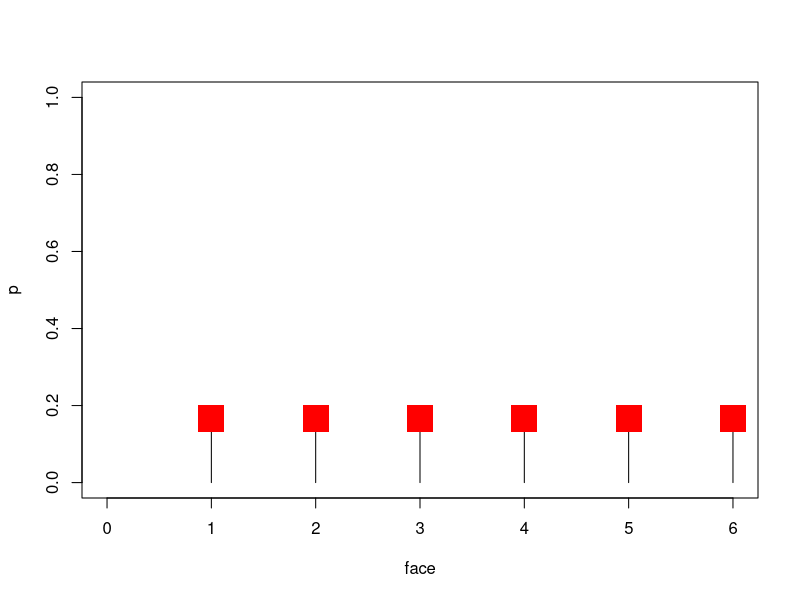
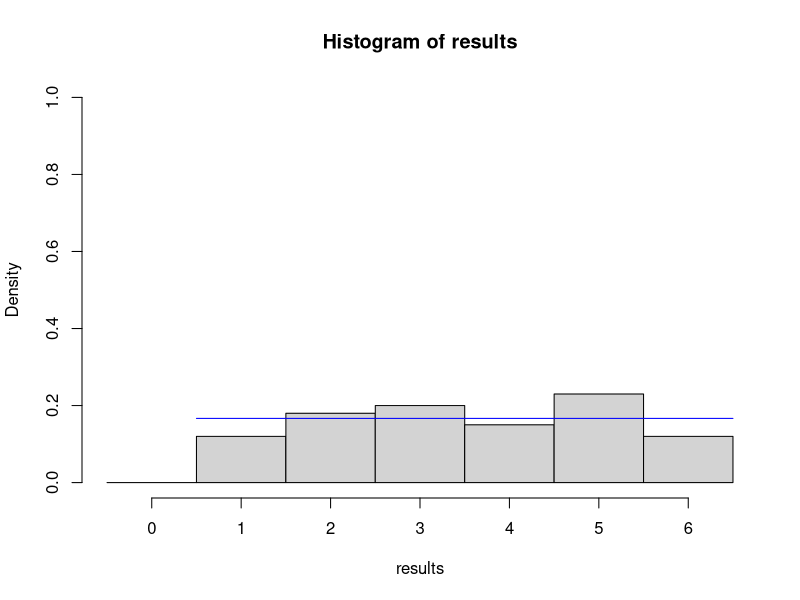
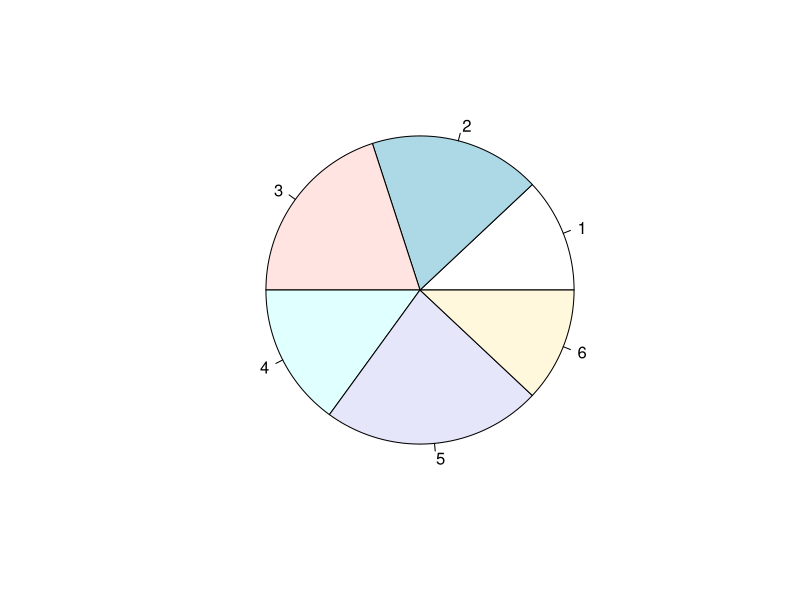
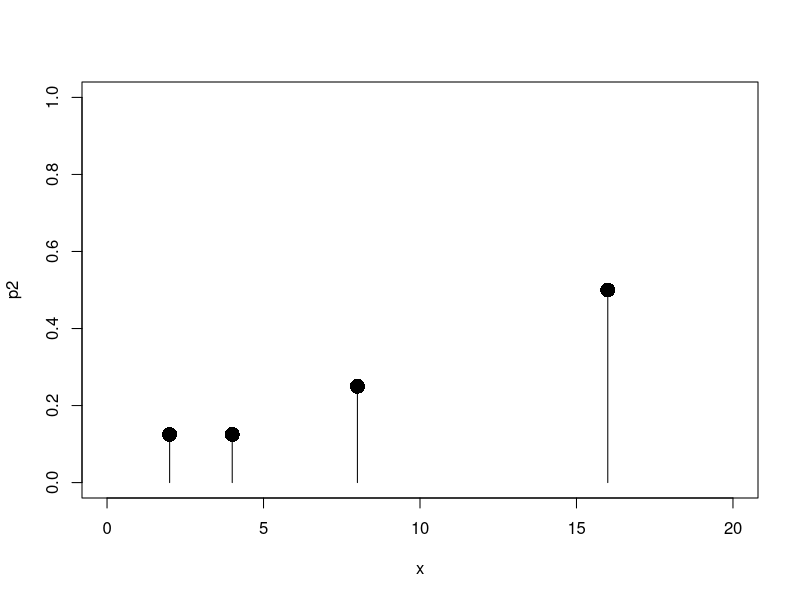

These figures' R source, in order:
#Probability for one die
face = seq(1:6)
face
p = c(1, 1, 1, 1, 1, 1) / 6
data.frame(face, p)


#Spike Plot
plot(face, p, type="h", xlim=c(0,6), ylim=c(0,1))
points(face, p, pch=16, cex=2)
points(face, p, pch=15, cex=3.5, col="red")
#pch point character ,dimensions
#cex size


#SAMPLING FROM A UNIFORM DISTRIBUTION
sample(face, size=1)
#random sample, a single roll of the die
sample(face, size=2)
sample(face, size=1, prob=p)


#Let's roll a pair of dice and get their sum.
sum(sample(face, size=2, replace=T))
#rolling two dies, with replacement
#Roll dice 100 time
sample(face, size=100, replace=T)



#Describing Results
results = sample(face, size=100, replace=T)
results
sort(results,decreasing=TRUE)#ascending 
table(results)
# We obtain a frequency table of our results.
table(results) / length(results)
#We obtain a relative frequency table of our results.
#Note: length(results) is 100 here.
hist(results, prob=T, breaks=seq(-0.5, 6.5, by=1), ylim=c(0,1))

lines(c(0.5,6.5), c(1/6,1/6), col="blue")
pie(table(results), face)


#NON UNIFORM DISTRIBUTION
x = c(2, 4, 8, 16)
p2 = c(1/8, 1/8, 1/4, 1/2)
#population
data.frame(x, p2)
#We see a tabular description of the distribution
plot(x, p2, type="h", xlim=c(0,20), ylim=c(0,1))
points(x, p2, pch=16, cex=2)
#We see a probability spike plot of the distribution.
results2 = sample(x, size=100, replace=T, prob=p2)
results2
#created a sample of 100 from the population

#Mean(OR EXPECTED VALUE) of a Distribution(the=theoretical)
data.frame(x, p2)
#population dataset
#We see a tabular description of the distribution
the.mean = sum(x*p2)
the.mean

#VARIANCE AND STANDARD DEVIATION OF A DISTRIBUTION
the.var = sum(x^2 * p2) - the.mean^2
the.var

#Standard deviation of this distribution.
the.std = sqrt(the.var)
the.std


results2
#This was our sample of size 100 from the distribution.
mean(results2)
#Compare this sample mean with the.mean, the theoretical mean of the
#distribution.
var(results2)
# We do want the sample variance here.
#Compare this sample variance with the.var, the theoretical variance of the
#distribution.
sd(results2)
#Compare this sample standard deviation with the.sd, the theoretical
#standard deviation of the distribution. 
